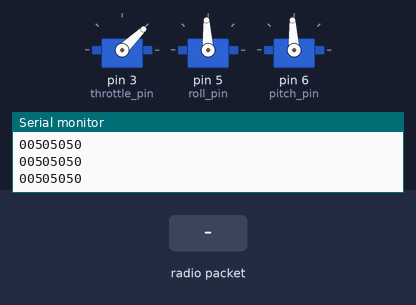
A sketch run on a simulated Arduino Uno, built with avr-gcc and run on an emulated ATmega328P. On the bench: 3 × servo, the last lines printed to the serial monitor. The inputs (shaded band) are chosen by the test bench. No radio packets arrive unless stated.

Above: at 1.2 s.
1.3 s: radio packet "5" arrives
At 1.41 s:
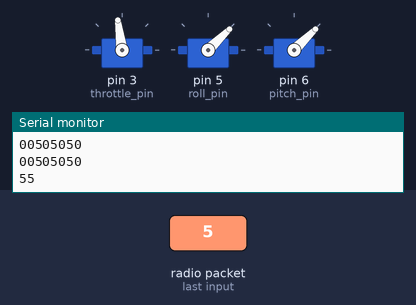
3.0 s: radio packet "90" arrives
At 3.1 s:
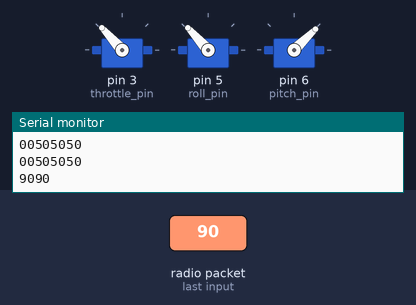
4.7 s: radio packet "200" arrives
At 4.81 s:
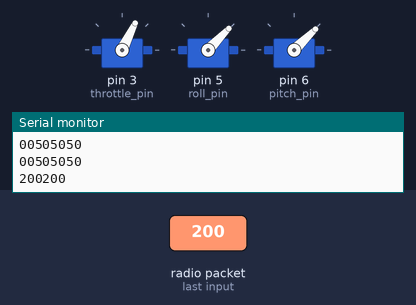
Timing chart, 0 to 7.7 s (numbered marks = the images above; inputs shaded):
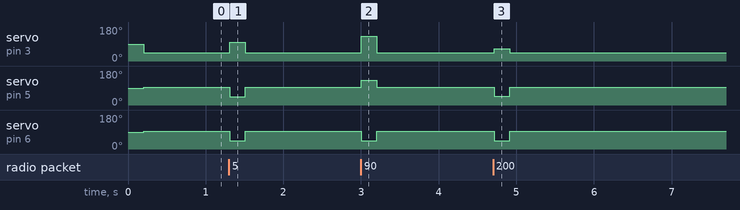

The sketch:

rx.ino
```cpp
#include <SPI.h>
#include <RH_NRF24.h>
#include <Servo.h>
RH_NRF24 nrf24;
Servo throttle_pin;
Servo roll_pin;
Servo pitch_pin;
Servo yaw_pin;

String safeVal = "00505050";
String payload;
String mem;
//char *ptr;

void setup(){
  Serial.begin(9600);
  while (!Serial);
  if (!nrf24.init())
    Serial.println("init failed");
  if (!nrf24.setChannel(1))
    Serial.println("setChannel failed");
  if (!nrf24.setRF(RH_NRF24::DataRate2Mbps, RH_NRF24::TransmitPower0dBm))
    Serial.println("setRF failed");
  Serial.println("all passed");
  throttle_pin.attach(3);
  roll_pin.attach(5);
  pitch_pin.attach(6);
}

void ParseAndWrite(char payload[]){

   mem="\0";
   mem+=payload[0];
   mem+=payload[1];
   int throttle_val = map( mem.toInt(), 0, 100, 1000, 2000);
   throttle_pin.writeMicroseconds(throttle_val);
   mem="\0";
   mem+=payload[2];
   mem+=payload[3];
   int roll_val = map( mem.toInt(), 0, 100, 1000, 2000);
   roll_pin.writeMicroseconds(roll_val);
   mem="\0";
   mem+=payload[4];
   mem+=payload[5];
   int pitch_val = map( mem.toInt(), 0, 100, 1000, 2000);
   pitch_pin.writeMicroseconds(pitch_val);
   Serial.println(payload);
  }

void loop(){
  uint8_t buf[RH_NRF24_MAX_MESSAGE_LEN];
  uint8_t len = sizeof(buf);
  if (nrf24.recv(buf, &len)){
    //Serial.println((char*)buf);
    char buffer[len];
   for (int i = 0; i < len; i++){
     buffer[i] = (char)buf[i];
   }
    //buffer = (char)buf;
    ParseAndWrite(buffer);
  }
  while(!nrf24.waitAvailableTimeout(200)){
    payload = safeVal;
    char buffer[11];
    payload.toCharArray(buffer,11);
    ParseAndWrite(buffer);
  }
}
```

Measured:
- after the input at 1.3 s, servo on pin 3 (throttle_pin): 44° → 98° at once, → 44° 0.20 s later; servo on pin 5 (roll_pin), servo on pin 6 (pitch_pin): 93° → 44° at once, → 93° 0.20 s later
- after the input at 3.0 s, servo on pin 3 (throttle_pin): 44° → 132° at once, → 44° 0.20 s later; servo on pin 5 (roll_pin): 93° → 132° at once, → 93° 0.20 s later; servo on pin 6 (pitch_pin): 93° → 44° at once, → 93° 0.20 s later
- after the input at 4.7 s, servo on pin 3 (throttle_pin): 44° → 64° at once, → 44° 0.20 s later; servo on pin 5 (roll_pin): 93° → 46° at once, → 93° 0.20 s later; servo on pin 6 (pitch_pin): 93° → 44° at once, → 93° 0.20 s later
